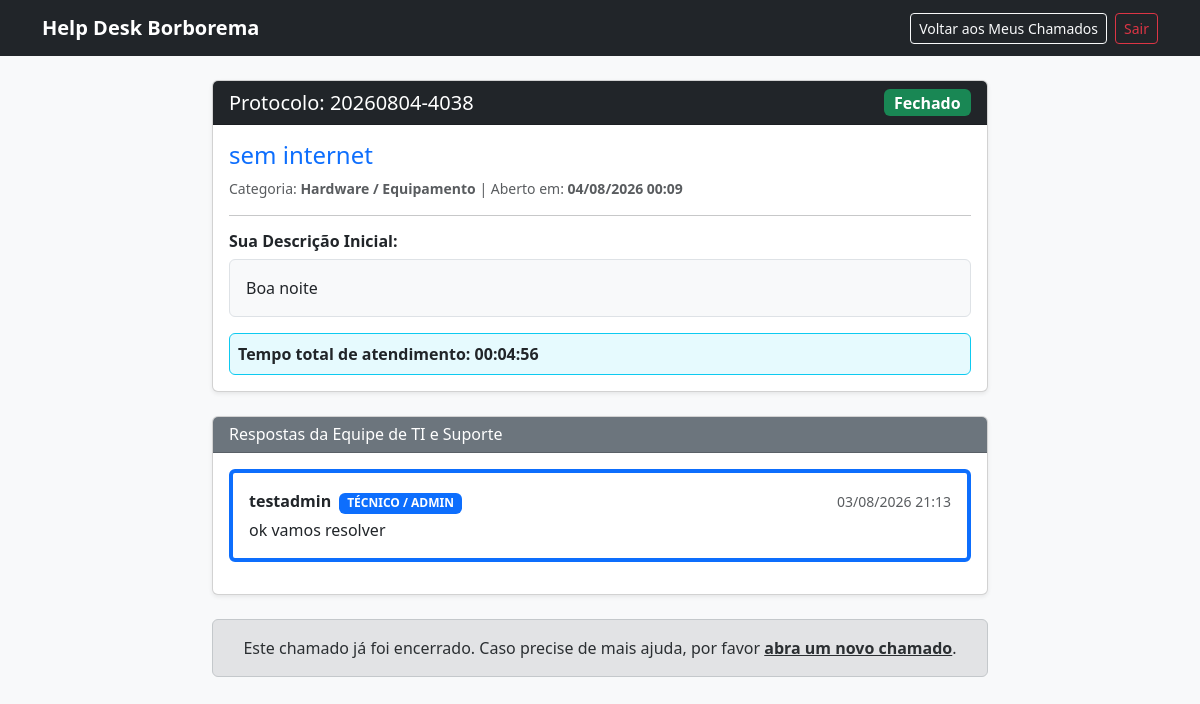
Page /usuario/ver_chamado.php?id=18 (signed in) on the committed database.
### tables this page shows
CREATE TABLE `chamados` (
  `id` int(11) NOT NULL,
  `protocolo` varchar(20) NOT NULL,
  `titulo` varchar(150) NOT NULL,
  `descricao` text NOT NULL,
  `status` enum('novo','aberto','em_andamento','resolvido') NOT NULL DEFAULT 'novo',
  `prioridade` enum('baixa','media','alta','urgente') DEFAULT 'media',
  `usuario_id` int(11) NOT NULL,
  `tecnico_id` int(11) DEFAULT NULL,
  `categoria_id` int(11) NOT NULL,
  `criado_em` timestamp NOT NULL DEFAULT current_timestamp(),
  `atualizado_em` timestamp NOT NULL DEFAULT current_timestamp() ON UPDATE current_timestamp(),
  `fechado_em` datetime DEFAULT NULL,
  `tempo_atendimento` int(11) DEFAULT NULL COMMENT 'Tempo em segundos'
);

CREATE TABLE `categorias` (
  `id` int(11) NOT NULL,
  `nome` varchar(100) NOT NULL,
  `descricao` varchar(255) DEFAULT NULL,
  `ativo` tinyint(1) DEFAULT 1
);

CREATE TABLE `chamados_respostas` (
  `id` int(11) NOT NULL,
  `chamado_id` int(11) NOT NULL,
  `usuario_id` int(11) NOT NULL,
  `mensagem` text NOT NULL,
  `criado_em` datetime NOT NULL
);

CREATE TABLE `usuarios` (
  `id` int(11) NOT NULL,
  `nome` varchar(100) NOT NULL,
  `email` varchar(100) NOT NULL,
  `senha` varchar(255) NOT NULL,
  `cpf` varchar(14) DEFAULT NULL,
  `telefone` varchar(20) DEFAULT NULL,
  `perfil` enum('admin','tecnico','usuario') NOT NULL DEFAULT 'usuario',
  `setor_id` int(11) DEFAULT NULL,
  `ativo` tinyint(1) DEFAULT 1,
  `criado_em` timestamp NOT NULL DEFAULT current_timestamp(),
  `atualizado_em` timestamp NOT NULL DEFAULT current_timestamp() ON UPDATE current_timestamp()
);

### usuario/ver_chamado.php (the view, shortened to what this page needs)
<?php
require_once __DIR__ . '/../config/conexao.php';
$usuario_id = $_SESSION['usuario_id'];
$chamado_id = (int)($_GET['id'] ?? 0);
try {
    $sql = "SELECT
                c.*,
                cat.nome AS categoria_nome
            FROM chamados c
            LEFT JOIN categorias cat ON c.categoria_id = cat.id
            WHERE c.id = :id AND c.usuario_id = :usuario_id";
    $stmt = $pdo->prepare($sql);
    $stmt->execute(['id' => $chamado_id, 'usuario_id' => $usuario_id]);
    $chamado = $stmt->fetch();
} catch (PDOException $e) {
    $_SESSION['flash_erro'] = "Erro ao carregar detalhes do chamado.";
    header("Location: meus_chamados.php");
    exit;
}
$respostas = [];
try {
    $sqlRespostas = "SELECT r.*, u.nome AS autor_nome, u.perfil AS autor_perfil
                     FROM chamados_respostas r
                     INNER JOIN usuarios u ON r.usuario_id = u.id
                     WHERE r.chamado_id = :chamado_id
                     ORDER BY r.criado_em ASC";
    $stmtR = $pdo->prepare($sqlRespostas);
    $stmtR->execute(['chamado_id' => $chamado_id]);
    $respostas = $stmtR->fetchAll();
} catch (PDOException $e) {
}
function formatarTempo($segundos) {
    $horas = floor($segundos / 3600);
    $minutos = floor(($segundos % 3600) / 60);
    $seg = $segundos % 60;
    return sprintf("%02d:%02d:%02d", $horas, $minutos, $seg);
}
$tempoExibicao = '';
if ($chamado['status'] === 'resolvido' && !empty($chamado['tempo_atendimento'])) {
    $tempoExibicao = "Tempo total de atendimento: " . formatarTempo($chamado['tempo_atendimento']);
} elseif ($chamado['status'] === 'resolvido' && empty($chamado['tempo_atendimento'])) {
    $tempoExibicao = "Chamado resolvido, mas tempo não registrado.";
}
?>
<!DOCTYPE html>
<html lang="pt-BR">
<head>
    <link href="https://cdn.jsdelivr.net/npm/bootstrap@5.3.0/dist/css/bootstrap.min.css" rel="stylesheet">
</head>
<body class="bg-light">
    <nav class="navbar navbar-expand-lg navbar-dark bg-dark">
        <div class="container">
            <a class="navbar-brand fw-bold" href="/helpdesk_prefeitura/painel.php">Help Desk Borborema</a>
            <div class="d-flex align-items-center text-white">
                <a href="meus_chamados.php" class="btn btn-outline-light btn-sm me-2">Voltar aos Meus Chamados</a>
                <a href="/helpdesk_prefeitura/account/logout.php" class="btn btn-outline-danger btn-sm">Sair</a>
            </div>
        </div>
    </nav>
    <div class="container mt-4 mb-5" style="max-width: 800px;">
        <div class="card shadow-sm mb-4">
            <div class="card-header bg-dark text-white d-flex justify-content-between align-items-center">
                <h5 class="mb-0">Protocolo: <?= htmlspecialchars($chamado['protocolo'] ?? '#'.$chamado['id']) ?></h5>
                <div>
                    <?php if ($chamado['status'] === 'aberto'): ?>
                        <span class="badge bg-primary fs-6">Aberto</span>
                    <?php elseif ($chamado['status'] === 'em_andamento'): ?>
                        <span class="badge bg-warning text-dark fs-6">Em Andamento</span>
                    <?php elseif ($chamado['status'] === 'resolvido'): ?>
                        <span class="badge bg-success fs-6">Fechado</span>
                    <?php endif; ?>
                </div>
            </div>
            <div class="card-body">
                <h4 class="card-title text-primary"><?= htmlspecialchars($chamado['titulo']) ?></h4>
                <p class="text-muted small">
                    Categoria: <strong><?= htmlspecialchars($chamado['categoria_nome'] ?? 'Geral') ?></strong> |
                    Aberto em: <strong><?= date('d/m/Y H:i', strtotime($chamado['criado_em'])) ?></strong>
                </p>
                <hr>
                <h6><strong>Sua Descrição Inicial:</strong></h6>
                <div class="bg-light p-3 rounded border mb-3">
                    <?= nl2br(htmlspecialchars($chamado['descricao'])) ?>
                </div>
                <?php if (!empty($tempoExibicao)): ?>
                    <div class="mt-3 p-2 bg-info bg-opacity-10 rounded border border-info">
                        <i class="bi bi-clock"></i> <strong><?= $tempoExibicao ?></strong>
                    </div>
                <?php endif; ?>
            </div>
        </div>
        <div class="card shadow-sm mb-4">
            <div class="card-header bg-secondary text-white">
                <h6 class="mb-0">Respostas da Equipe de TI e Suporte</h6>
            </div>
            <div class="card-body">
                <?php if (count($respostas) > 0): ?>
                    <?php foreach ($respostas as $resp): ?>
                        <div class="p-3 mb-3 rounded border <?= $resp['autor_perfil'] === 'usuario' ? 'bg-light text-end' : 'bg-white border-start border-4 border-primary' ?>">
                            <div class="d-flex justify-content-between align-items-center mb-1">
                                <strong><?= htmlspecialchars($resp['autor_nome']) ?>
                                    <?php if ($resp['autor_perfil'] !== 'usuario'): ?>
                                        <span class="badge bg-primary text-white ms-1">TÉCNICO / ADMIN</span>
                                    <?php else: ?>
                                        <span class="badge bg-secondary text-white ms-1">VOCÊ</span>
                                    <?php endif; ?>
                                </strong>
                                <small class="text-muted"><?= date('d/m/Y H:i', strtotime($resp['criado_em'])) ?></small>
                            </div>
                            <p class="mb-0 text-dark" style="white-space: pre-line;"><?= htmlspecialchars($resp['mensagem']) ?></p>
                        </div>
                    <?php endforeach; ?>
                <?php else: ?>
                    <p class="text-muted text-center py-3 mb-0">Ainda não há respostas da equipe para esta solicitação. Você será notificado assim que um técnico responder.</p>
                <?php endif; ?>
            </div>
        </div>
        <?php if ($chamado['status'] !== 'resolvido'): ?>
            <div class="card shadow-sm">
                <div class="card-header bg-primary text-white">
                    <h6 class="mb-0">Enviar Mensagem Adicional / Réplica</h6>
                </div>
                <div class="card-body">
                    <form action="ver_chamado.php?id=<?= $chamado_id ?>" method="POST">
                        <input type="hidden" name="acao" value="enviar_resposta">
                        <div class="mb-3">
                            <textarea name="resposta" class="form-control" rows="3" required placeholder="Digite uma dúvida ou informação complementar para o suporte..."></textarea>
                        </div>
                        <button type="submit" class="btn btn-primary">Enviar Mensagem</button>
                    </form>
                </div>
            </div>
        <?php else: ?>
            <div class="alert alert-secondary text-center">
                Este chamado já foi encerrado. Caso precise de mais ajuda, por favor <a href="abrir_chamado.php" class="alert-link">abra um novo chamado</a>.
            </div>
        <?php endif; ?>
    </div>
</body>
</html>

### rows in the picture
chamados: protocolo "20260804-4038", titulo "sem internet", categoria.nome "Hardware / Equipamento", criado_em "04/08/2026 00:09", descricao "Boa noite", tempo_atendimento "Tempo total de atendimento: 00:04:56"
chamados_respostas: usuario.nome "testadmin", criado_em "03/08/2026 21:13", mensagem "ok vamos resolver"
